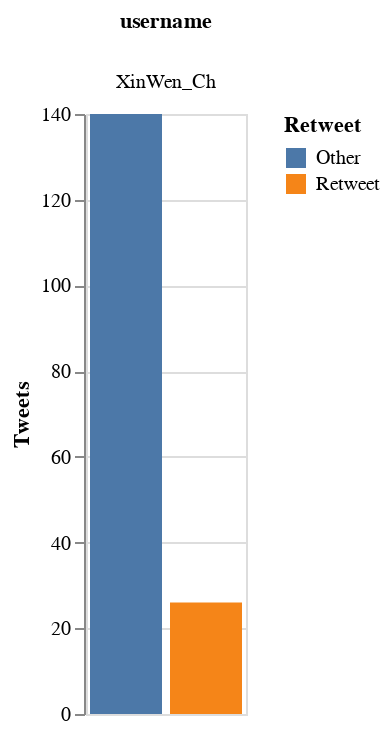

Write notebook code for a chart like this one.
### Code cell
plot_bars_retweets(data, options)

### Figure 1 — Vega-Lite specification as saved in the notebook (floating-point values rounded to 4 significant figures)
{"config": {"view": {"continuousWidth": 400, "continuousHeight": 300}}, "data": {"name": "data-1ed50604f9098c3b542226e024e0c6c7"}, "mark": "bar", "encoding": {"color": {"type": "nominal", "field": "Retweet"}, "column": {"type": "nominal", "field": "username"}, "tooltip": [{"type": "quantitative", "field": "Tweets"}, {"type": "nominal", "field": "Retweet"}, {"type": "nominal", "field": "username"}], "x": {"type": "nominal", "axis": null, "field": "Retweet"}, "y": {"type": "quantitative", "field": "Tweets"}}, "height": 300, "width": {"step": 40}, "$schema": "https://vega.github.io/schema/vega-lite/v4.8.1.json", "datasets": {"data-1ed50604f9098c3b542226e024e0c6c7": [{"category": "Media", "username": "XinWen_Ch", "Retweet": "Other", "Tweets": 140}, {"category": "Media", "username": "XinWen_Ch", "Retweet": "Retweet", "Tweets": 26}]}}
